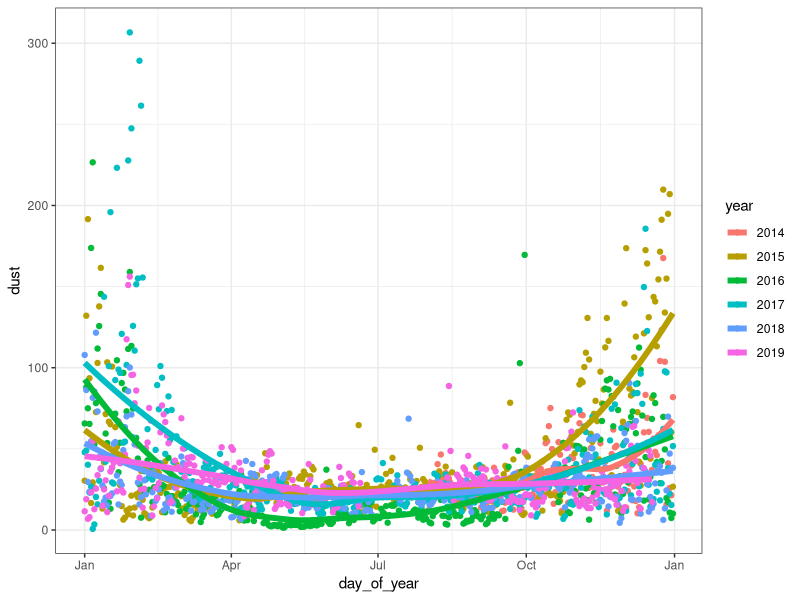
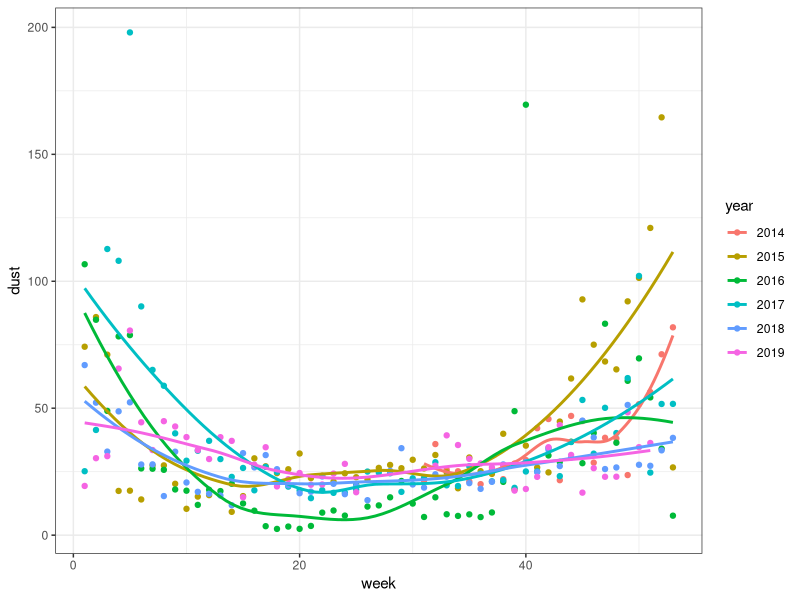

The R source for these figures, in order:
## ---- chunk 1

library(tidyverse)
library(lubridate)
library(scales)


alldata <- read.csv("data/Centar.csv") %>%
  mutate(datetime = ymd_hms(date)) %>%
  mutate(day = as_date(datetime))

## ---- chunk 2

byday <- alldata %>%
  group_by(day) %>%
  summarise(dust = mean(dust)) %>%
  mutate(year = year(day) %>% as.character) %>%
  mutate(day_of_year = day %>% as.character %>% str_replace("^\\d{4}","2020") %>% as_date)

byday %>%
  ggplot(aes(x = day_of_year, y = dust, colour = year)) +
  geom_point() +
  geom_smooth(se=FALSE, size=2) +
  theme_bw() +
  scale_x_date(labels = date_format("%b"))

## ---- chunk 3

byweek <- alldata %>% 
  mutate(week = lubridate::week(day)) %>%
  mutate(yearweek = paste(year(day) %>% as.character, week %>% as.character)) %>%
  group_by(yearweek) %>%
  summarise(dust = mean(dust)) %>%
  mutate(year = substr(yearweek, 1, 4) %>% as.integer %>% as.character) %>%
  mutate(week = substr(yearweek, 5, 7) %>% as.integer)

byweek %>%
  ggplot(aes(x = week, y = dust, colour = year)) +
  geom_point() +
  geom_smooth(se=FALSE) +
  #geom_line() +
  theme_bw()


